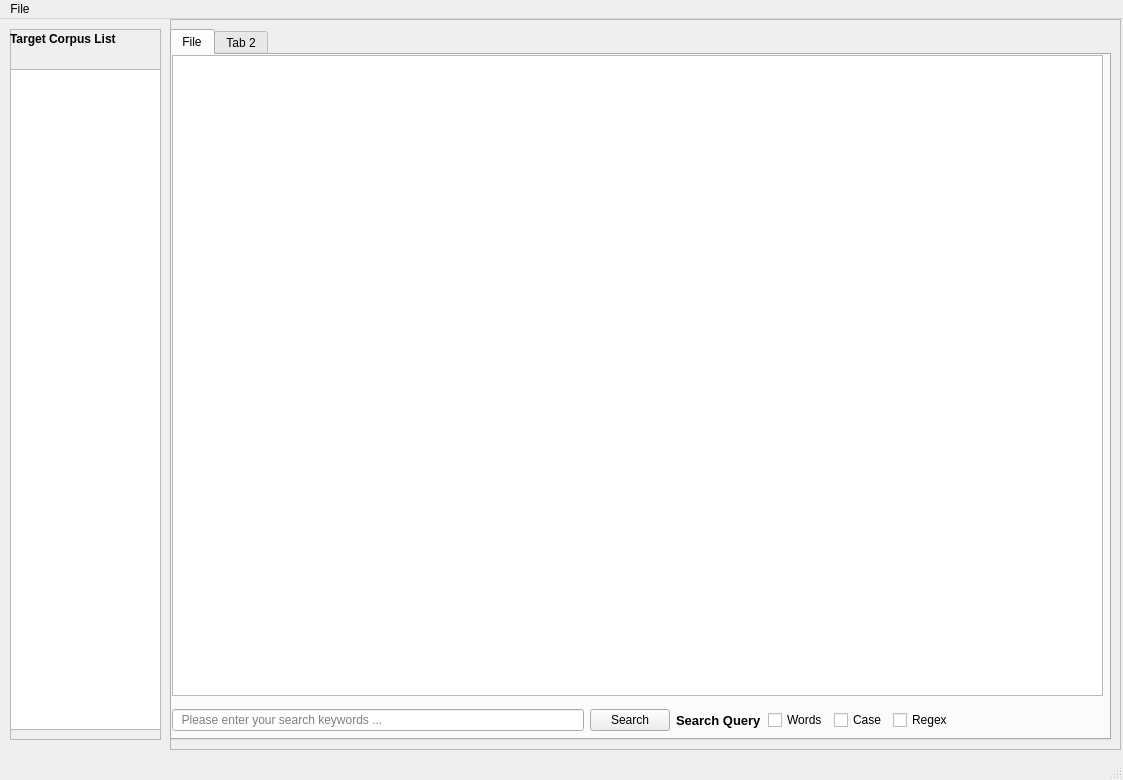
<?xml version="1.0" encoding="UTF-8"?>
<ui version="4.0">
 <class>MainWindow</class>
 <widget class="QMainWindow" name="MainWindow">
  <property name="geometry">
   <rect>
    <x>0</x>
    <y>0</y>
    <width>1123</width>
    <height>780</height>
   </rect>
  </property>
  <property name="windowTitle">
   <string>MainWindow</string>
  </property>
  <widget class="QWidget" name="centralwidget">
   <widget class="QLabel" name="targetCorpus">
    <property name="geometry">
     <rect>
      <x>10</x>
      <y>10</y>
      <width>151</width>
      <height>21</height>
     </rect>
    </property>
    <property name="font">
     <font>
      <pointsize>9</pointsize>
     </font>
    </property>
    <property name="text">
     <string>&lt;html&gt;&lt;head/&gt;&lt;body&gt;&lt;p&gt;&lt;span style=&quot; font-weight:600;&quot;&gt;Target Corpus List&lt;/span&gt;&lt;/p&gt;&lt;/body&gt;&lt;/html&gt;</string>
    </property>
   </widget>
   <widget class="QTabWidget" name="tabWidget">
    <property name="geometry">
     <rect>
      <x>170</x>
      <y>10</y>
      <width>941</width>
      <height>711</height>
     </rect>
    </property>
    <property name="currentIndex">
     <number>0</number>
    </property>
    <widget class="QWidget" name="tab_1">
     <attribute name="title">
      <string>File</string>
     </attribute>
     <widget class="QTextBrowser" name="textBrowser_1">
      <property name="geometry">
       <rect>
        <x>0</x>
        <y>0</y>
        <width>931</width>
        <height>641</height>
       </rect>
      </property>
     </widget>
     <widget class="QWidget" name="">
      <property name="geometry">
       <rect>
        <x>0</x>
        <y>650</y>
        <width>781</width>
        <height>31</height>
       </rect>
      </property>
      <layout class="QHBoxLayout" name="horizontalLayout">
       <property name="spacing">
        <number>6</number>
       </property>
       <item>
        <widget class="QLineEdit" name="input_1">
         <property name="placeholderText">
          <string>  Please enter your search keywords ...</string>
         </property>
        </widget>
       </item>
       <item>
        <widget class="QPushButton" name="search_1">
         <property name="text">
          <string>Search</string>
         </property>
        </widget>
       </item>
       <item>
        <widget class="QLabel" name="label_1">
         <property name="text">
          <string>&lt;html&gt;&lt;head/&gt;&lt;body&gt;&lt;p&gt;&lt;span style=&quot; font-size:10pt; font-weight:600;&quot;&gt;Search Query&lt;/span&gt;&lt;/p&gt;&lt;/body&gt;&lt;/html&gt;</string>
         </property>
        </widget>
       </item>
       <item>
        <widget class="QCheckBox" name="checkBox_1_word">
         <property name="text">
          <string>Words</string>
         </property>
        </widget>
       </item>
       <item>
        <widget class="QCheckBox" name="checkBox_1_case">
         <property name="text">
          <string>Case</string>
         </property>
        </widget>
       </item>
       <item>
        <widget class="QCheckBox" name="checkBox_1_regex">
         <property name="text">
          <string>Regex</string>
         </property>
        </widget>
       </item>
      </layout>
     </widget>
    </widget>
    <widget class="QWidget" name="tab_2">
     <attribute name="title">
      <string>Tab 2</string>
     </attribute>
     <widget class="QTextBrowser" name="textBrowser_2">
      <property name="geometry">
       <rect>
        <x>0</x>
        <y>0</y>
        <width>931</width>
        <height>641</height>
       </rect>
      </property>
     </widget>
     <widget class="QWidget" name="layoutWidget">
      <property name="geometry">
       <rect>
        <x>0</x>
        <y>650</y>
        <width>781</width>
        <height>31</height>
       </rect>
      </property>
      <layout class="QHBoxLayout" name="horizontalLayout_2">
       <property name="spacing">
        <number>6</number>
       </property>
       <item>
        <widget class="QLineEdit" name="input_2">
         <property name="placeholderText">
          <string>  Please enter your search keywords ...</string>
         </property>
        </widget>
       </item>
       <item>
        <widget class="QPushButton" name="search_2">
         <property name="text">
          <string>Search</string>
         </property>
        </widget>
       </item>
       <item>
        <widget class="QLabel" name="label_2">
         <property name="text">
          <string>&lt;html&gt;&lt;head/&gt;&lt;body&gt;&lt;p&gt;&lt;span style=&quot; font-size:10pt; font-weight:600;&quot;&gt;Search Query&lt;/span&gt;&lt;/p&gt;&lt;/body&gt;&lt;/html&gt;</string>
         </property>
        </widget>
       </item>
       <item>
        <widget class="QCheckBox" name="checkBox_1_word_2">
         <property name="text">
          <string>Words</string>
         </property>
        </widget>
       </item>
       <item>
        <widget class="QCheckBox" name="checkBox_1_case_2">
         <property name="text">
          <string>Case</string>
         </property>
        </widget>
       </item>
       <item>
        <widget class="QCheckBox" name="checkBox_1_regex_2">
         <property name="text">
          <string>Regex</string>
         </property>
        </widget>
       </item>
      </layout>
     </widget>
    </widget>
   </widget>
   <widget class="QFrame" name="frame">
    <property name="geometry">
     <rect>
      <x>10</x>
      <y>10</y>
      <width>151</width>
      <height>711</height>
     </rect>
    </property>
    <property name="frameShape">
     <enum>QFrame::StyledPanel</enum>
    </property>
    <property name="frameShadow">
     <enum>QFrame::Raised</enum>
    </property>
    <widget class="QListWidget" name="listWidget">
     <property name="geometry">
      <rect>
       <x>0</x>
       <y>40</y>
       <width>151</width>
       <height>661</height>
      </rect>
     </property>
    </widget>
   </widget>
   <widget class="QFrame" name="frame_2">
    <property name="geometry">
     <rect>
      <x>170</x>
      <y>0</y>
      <width>951</width>
      <height>731</height>
     </rect>
    </property>
    <property name="frameShape">
     <enum>QFrame::StyledPanel</enum>
    </property>
    <property name="frameShadow">
     <enum>QFrame::Raised</enum>
    </property>
   </widget>
   <widget class="QSplitter" name="splitter">
    <property name="geometry">
     <rect>
      <x>0</x>
      <y>0</y>
      <width>0</width>
      <height>0</height>
     </rect>
    </property>
    <property name="orientation">
     <enum>Qt::Horizontal</enum>
    </property>
   </widget>
   <widget class="QSplitter" name="splitter_2">
    <property name="geometry">
     <rect>
      <x>0</x>
      <y>0</y>
      <width>0</width>
      <height>0</height>
     </rect>
    </property>
    <property name="orientation">
     <enum>Qt::Vertical</enum>
    </property>
   </widget>
   <zorder>frame</zorder>
   <zorder>frame_2</zorder>
   <zorder>tabWidget</zorder>
   <zorder>targetCorpus</zorder>
   <zorder>checkBox_regex</zorder>
   <zorder>checkBox_case</zorder>
   <zorder>checkBox_word</zorder>
  </widget>
  <widget class="QMenuBar" name="menubar">
   <property name="geometry">
    <rect>
     <x>0</x>
     <y>0</y>
     <width>1123</width>
     <height>23</height>
    </rect>
   </property>
   <widget class="QMenu" name="menuFile">
    <property name="title">
     <string>File</string>
    </property>
    <addaction name="actionOpen_File"/>
    <addaction name="separator"/>
    <addaction name="actionExit"/>
   </widget>
   <addaction name="menuFile"/>
  </widget>
  <widget class="QStatusBar" name="statusbar"/>
  <action name="actionOpen_File">
   <property name="text">
    <string>Open File</string>
   </property>
  </action>
  <action name="actionExit">
   <property name="text">
    <string>Exit</string>
   </property>
  </action>
 </widget>
 <resources/>
 <connections/>
</ui>
